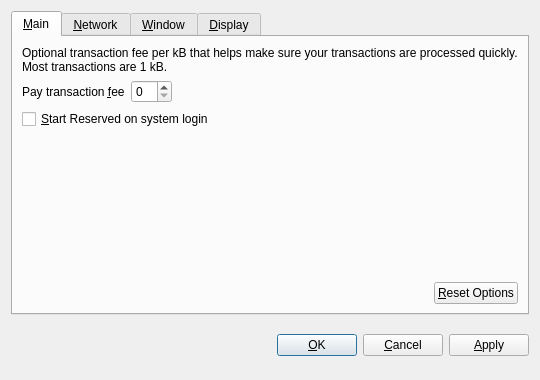
<?xml version="1.0" encoding="UTF-8"?>
<ui version="4.0">
 <class>OptionsDialog</class>
 <widget class="QDialog" name="OptionsDialog">
  <property name="geometry">
   <rect>
    <x>0</x>
    <y>0</y>
    <width>540</width>
    <height>380</height>
   </rect>
  </property>
  <property name="windowTitle">
   <string>Options</string>
  </property>
  <property name="modal">
   <bool>true</bool>
  </property>
  <layout class="QVBoxLayout" name="verticalLayout">
   <item>
    <widget class="QTabWidget" name="tabWidget">
     <property name="tabPosition">
      <enum>QTabWidget::North</enum>
     </property>
     <property name="currentIndex">
      <number>0</number>
     </property>
     <widget class="QWidget" name="tabMain">
      <attribute name="title">
       <string>&amp;Main</string>
      </attribute>
      <layout class="QVBoxLayout" name="verticalLayout_Main">
       <item>
        <widget class="QLabel" name="transactionFeeInfoLabel">
         <property name="text">
          <string>Optional transaction fee per kB that helps make sure your transactions are processed quickly. Most transactions are 1 kB.</string>
         </property>
         <property name="textFormat">
          <enum>Qt::PlainText</enum>
         </property>
         <property name="wordWrap">
          <bool>true</bool>
         </property>
        </widget>
       </item>
       <item>
        <layout class="QHBoxLayout" name="horizontalLayout_1_Main">
         <item>
          <widget class="QLabel" name="transactionFeeLabel">
           <property name="text">
            <string>Pay transaction &amp;fee</string>
           </property>
           <property name="textFormat">
            <enum>Qt::PlainText</enum>
           </property>
           <property name="buddy">
            <cstring>transactionFee</cstring>
           </property>
          </widget>
         </item>
         <item>
          <widget class="BitcoinAmountField" name="transactionFee"/>
         </item>
         <item>
          <spacer name="horizontalSpacer_1_Main">
           <property name="orientation">
            <enum>Qt::Horizontal</enum>
           </property>
           <property name="sizeHint" stdset="0">
            <size>
             <width>40</width>
             <height>20</height>
            </size>
           </property>
          </spacer>
         </item>
        </layout>
       </item>
       <item>
        <widget class="QCheckBox" name="bitcoinAtStartup">
         <property name="toolTip">
          <string>Automatically start Reserved after logging in to the system.</string>
         </property>
         <property name="text">
          <string>&amp;Start Reserved on system login</string>
         </property>
        </widget>
       </item>
       <item>
        <spacer name="verticalSpacer_Main">
         <property name="orientation">
          <enum>Qt::Vertical</enum>
         </property>
         <property name="sizeHint" stdset="0">
          <size>
           <width>20</width>
           <height>40</height>
          </size>
         </property>
        </spacer>
       </item>
       <item>
        <layout class="QHBoxLayout" name="horizontalLayout_2_Main">
         <item>
          <spacer name="horizontalSpacer_2_Main">
           <property name="orientation">
            <enum>Qt::Horizontal</enum>
           </property>
           <property name="sizeHint" stdset="0">
            <size>
             <width>40</width>
             <height>20</height>
            </size>
           </property>
          </spacer>
         </item>
         <item>
          <widget class="QPushButton" name="resetButton">
           <property name="toolTip">
            <string>Reset all client options to default.</string>
           </property>
           <property name="text">
            <string>&amp;Reset Options</string>
           </property>
           <property name="autoDefault">
            <bool>false</bool>
           </property>
          </widget>
         </item>
        </layout>
       </item>
      </layout>
     </widget>
     <widget class="QWidget" name="tabNetwork">
      <attribute name="title">
       <string>&amp;Network</string>
      </attribute>
      <layout class="QVBoxLayout" name="verticalLayout_Network">
       <item>
        <widget class="QCheckBox" name="mapPortUpnp">
         <property name="toolTip">
          <string>Automatically open the Reserved client port on the router. This only works when your router supports UPnP and it is enabled.</string>
         </property>
         <property name="text">
          <string>Map port using &amp;UPnP</string>
         </property>
        </widget>
       </item>
       <item>
        <widget class="QCheckBox" name="connectSocks">
         <property name="toolTip">
          <string>Connect to the Reserved network through a SOCKS proxy (e.g. when connecting through Tor).</string>
         </property>
         <property name="text">
          <string>&amp;Connect through SOCKS proxy:</string>
         </property>
        </widget>
       </item>
       <item>
        <layout class="QHBoxLayout" name="horizontalLayout_Network">
         <item>
          <widget class="QLabel" name="proxyIpLabel">
           <property name="text">
            <string>Proxy &amp;IP:</string>
           </property>
           <property name="textFormat">
            <enum>Qt::PlainText</enum>
           </property>
           <property name="buddy">
            <cstring>proxyIp</cstring>
           </property>
          </widget>
         </item>
         <item>
          <widget class="QValidatedLineEdit" name="proxyIp">
           <property name="maximumSize">
            <size>
             <width>140</width>
             <height>16777215</height>
            </size>
           </property>
           <property name="toolTip">
            <string>IP address of the proxy (e.g. 127.0.0.1)</string>
           </property>
          </widget>
         </item>
         <item>
          <widget class="QLabel" name="proxyPortLabel">
           <property name="text">
            <string>&amp;Port:</string>
           </property>
           <property name="textFormat">
            <enum>Qt::PlainText</enum>
           </property>
           <property name="buddy">
            <cstring>proxyPort</cstring>
           </property>
          </widget>
         </item>
         <item>
          <widget class="QLineEdit" name="proxyPort">
           <property name="maximumSize">
            <size>
             <width>55</width>
             <height>16777215</height>
            </size>
           </property>
           <property name="toolTip">
            <string>Port of the proxy (e.g. 9050)</string>
           </property>
          </widget>
         </item>
         <item>
          <widget class="QLabel" name="socksVersionLabel">
           <property name="text">
            <string>SOCKS &amp;Version:</string>
           </property>
           <property name="textFormat">
            <enum>Qt::PlainText</enum>
           </property>
           <property name="buddy">
            <cstring>socksVersion</cstring>
           </property>
          </widget>
         </item>
         <item>
          <widget class="QValueComboBox" name="socksVersion">
           <property name="toolTip">
            <string>SOCKS version of the proxy (e.g. 5)</string>
           </property>
          </widget>
         </item>
         <item>
          <spacer name="horizontalSpacer_Network">
           <property name="orientation">
            <enum>Qt::Horizontal</enum>
           </property>
           <property name="sizeHint" stdset="0">
            <size>
             <width>40</width>
             <height>20</height>
            </size>
           </property>
          </spacer>
         </item>
        </layout>
       </item>
       <item>
        <spacer name="verticalSpacer_Network">
         <property name="orientation">
          <enum>Qt::Vertical</enum>
         </property>
         <property name="sizeHint" stdset="0">
          <size>
           <width>20</width>
           <height>40</height>
          </size>
         </property>
        </spacer>
       </item>
      </layout>
     </widget>
     <widget class="QWidget" name="tabWindow">
      <attribute name="title">
       <string>&amp;Window</string>
      </attribute>
      <layout class="QVBoxLayout" name="verticalLayout_Window">
       <item>
        <widget class="QCheckBox" name="minimizeToTray">
         <property name="toolTip">
          <string>Show only a tray icon after minimizing the window.</string>
         </property>
         <property name="text">
          <string>&amp;Minimize to the tray instead of the taskbar</string>
         </property>
        </widget>
       </item>
       <item>
        <widget class="QCheckBox" name="minimizeOnClose">
         <property name="toolTip">
          <string>Minimize instead of exit the application when the window is closed. When this option is enabled, the application will be closed only after selecting Quit in the menu.</string>
         </property>
         <property name="text">
          <string>M&amp;inimize on close</string>
         </property>
        </widget>
       </item>
       <item>
        <spacer name="verticalSpacer_Window">
         <property name="orientation">
          <enum>Qt::Vertical</enum>
         </property>
         <property name="sizeHint" stdset="0">
          <size>
           <width>20</width>
           <height>40</height>
          </size>
         </property>
        </spacer>
       </item>
      </layout>
     </widget>
     <widget class="QWidget" name="tabDisplay">
      <attribute name="title">
       <string>&amp;Display</string>
      </attribute>
      <layout class="QVBoxLayout" name="verticalLayout_Display">
       <item>
        <layout class="QHBoxLayout" name="horizontalLayout_1_Display">
         <item>
          <widget class="QLabel" name="langLabel">
           <property name="text">
            <string>User Interface &amp;language:</string>
           </property>
           <property name="textFormat">
            <enum>Qt::PlainText</enum>
           </property>
           <property name="buddy">
            <cstring>lang</cstring>
           </property>
          </widget>
         </item>
         <item>
          <widget class="QValueComboBox" name="lang">
           <property name="toolTip">
            <string>The user interface language can be set here. This setting will take effect after restarting Reserved.</string>
           </property>
          </widget>
         </item>
        </layout>
       </item>
       <item>
        <layout class="QHBoxLayout" name="horizontalLayout_2_Display">
         <item>
          <widget class="QLabel" name="unitLabel">
           <property name="text">
            <string>&amp;Unit to show amounts in:</string>
           </property>
           <property name="textFormat">
            <enum>Qt::PlainText</enum>
           </property>
           <property name="buddy">
            <cstring>unit</cstring>
           </property>
          </widget>
         </item>
         <item>
          <widget class="QValueComboBox" name="unit">
           <property name="toolTip">
            <string>Choose the default subdivision unit to show in the interface and when sending coins.</string>
           </property>
          </widget>
         </item>
        </layout>
       </item>
       <item>
        <widget class="QCheckBox" name="displayAddresses">
         <property name="toolTip">
          <string>Whether to show Reserved addresses in the transaction list or not.</string>
         </property>
         <property name="text">
          <string>&amp;Display addresses in transaction list</string>
         </property>
        </widget>
       </item>
       <item>
        <widget class="QCheckBox" name="coinControlFeatures">
         <property name="toolTip">
          <string>Whether to show coin control features or not.</string>
         </property>
         <property name="text">
          <string>Display coin &amp;control features (experts only!)</string>
         </property>
        </widget>
       </item>
       <item>
        <spacer name="verticalSpacer_Display">
         <property name="orientation">
          <enum>Qt::Vertical</enum>
         </property>
         <property name="sizeHint" stdset="0">
          <size>
           <width>20</width>
           <height>40</height>
          </size>
         </property>
        </spacer>
       </item>
      </layout>
     </widget>
    </widget>
   </item>
   <item>
    <layout class="QHBoxLayout" name="horizontalLayout_Buttons">
     <item>
      <spacer name="horizontalSpacer_1">
       <property name="orientation">
        <enum>Qt::Horizontal</enum>
       </property>
       <property name="sizeHint" stdset="0">
        <size>
         <width>40</width>
         <height>48</height>
        </size>
       </property>
      </spacer>
     </item>
     <item>
      <widget class="QLabel" name="statusLabel">
       <property name="font">
        <font>
         <weight>75</weight>
         <bold>true</bold>
        </font>
       </property>
       <property name="text">
        <string/>
       </property>
       <property name="textFormat">
        <enum>Qt::PlainText</enum>
       </property>
       <property name="wordWrap">
        <bool>true</bool>
       </property>
      </widget>
     </item>
     <item>
      <spacer name="horizontalSpacer_2">
       <property name="orientation">
        <enum>Qt::Horizontal</enum>
       </property>
       <property name="sizeHint" stdset="0">
        <size>
         <width>40</width>
         <height>48</height>
        </size>
       </property>
      </spacer>
     </item>
     <item>
      <widget class="QPushButton" name="okButton">
       <property name="text">
        <string>&amp;OK</string>
       </property>
      </widget>
     </item>
     <item>
      <widget class="QPushButton" name="cancelButton">
       <property name="text">
        <string>&amp;Cancel</string>
       </property>
       <property name="autoDefault">
        <bool>false</bool>
       </property>
      </widget>
     </item>
     <item>
      <widget class="QPushButton" name="applyButton">
       <property name="text">
        <string>&amp;Apply</string>
       </property>
       <property name="autoDefault">
        <bool>false</bool>
       </property>
      </widget>
     </item>
    </layout>
   </item>
  </layout>
 </widget>
 <customwidgets>
  <customwidget>
   <class>BitcoinAmountField</class>
   <extends>QSpinBox</extends>
   <header>bitcoinamountfield.h</header>
  </customwidget>
  <customwidget>
   <class>QValueComboBox</class>
   <extends>QComboBox</extends>
   <header>qvaluecombobox.h</header>
  </customwidget>
  <customwidget>
   <class>QValidatedLineEdit</class>
   <extends>QLineEdit</extends>
   <header>qvalidatedlineedit.h</header>
  </customwidget>
 </customwidgets>
 <resources/>
 <connections/>
</ui>
